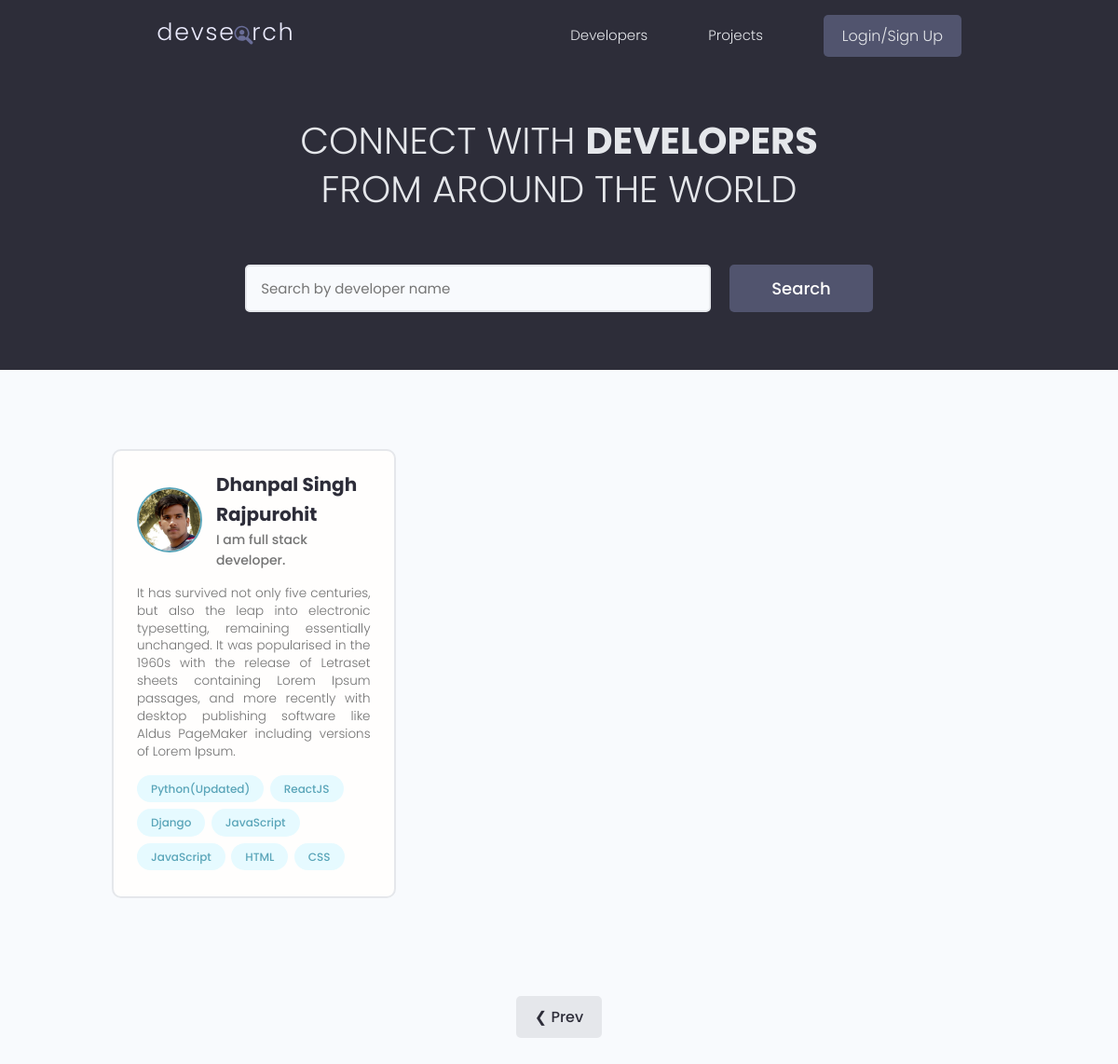
The app's page /users/?page=5, older data.
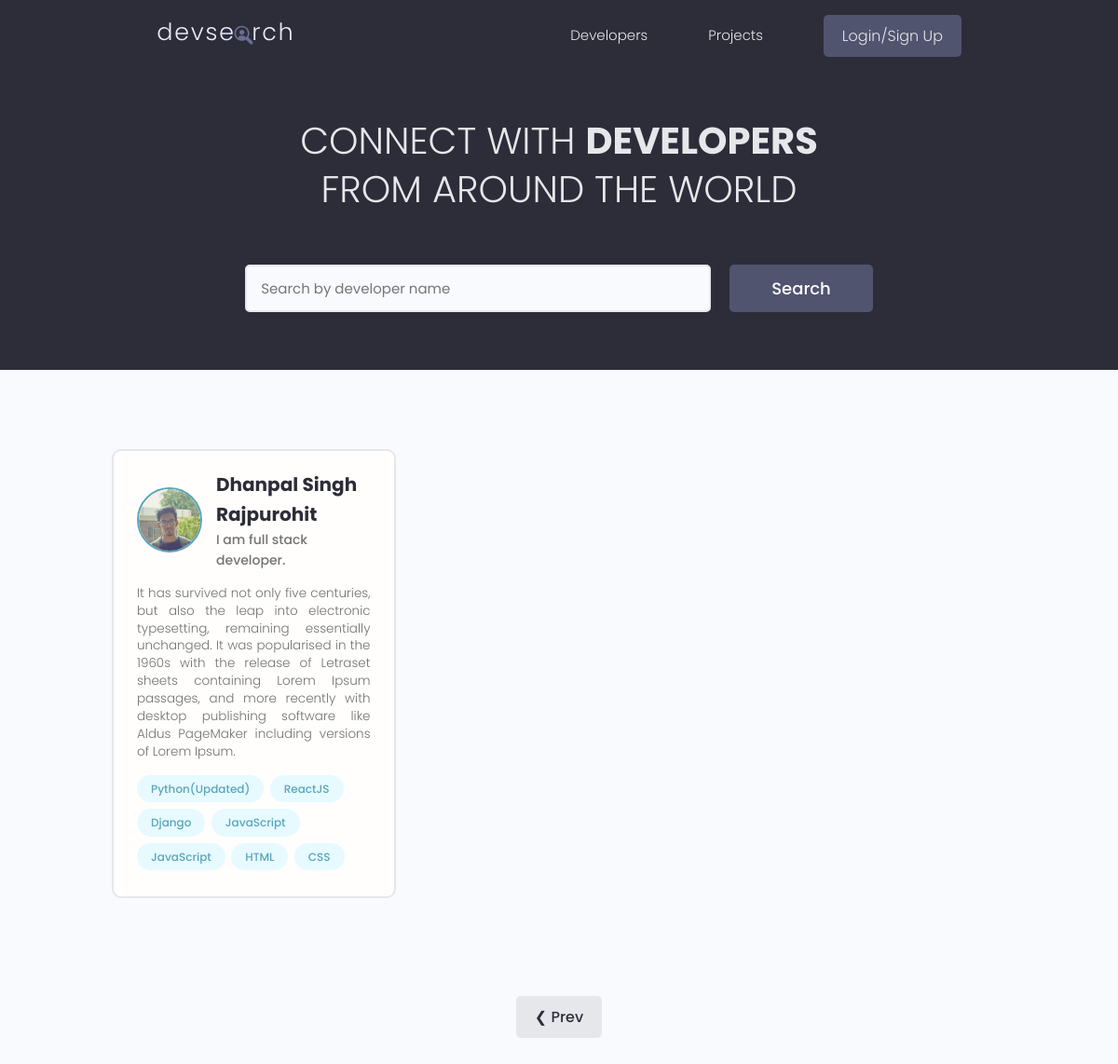
The same page, newer data.
### users/models.py (models this page shows)
class Profile(models.Model):
    user = models.OneToOneField(User, on_delete=models.CASCADE, null=True, blank=True)
    name = models.CharField(max_length=200, blank=True, null=True)
    email = models.EmailField(max_length=500, blank=True, null=True)
    username = models.CharField(max_length=200, blank=True, null=True)
    location = models.CharField(max_length=200, blank=True, null=True)
    short_intro = models.CharField(max_length=200, blank=True, null=True)
    bio = models.TextField(blank=True,null=True)
    profile_image = models.ImageField(null=True,blank=True,upload_to='profiles/',default='profiles/user-default.png')
    social_github = models.CharField(max_length=200, blank=True, null=True)
    social_stackoverflow = models.CharField(max_length=200, blank=True, null=True)
    social_twitter = models.CharField(max_length=200, blank=True, null=True)
    social_linkedln = models.CharField(max_length=200, blank=True, null=True)
    social_youtube = models.CharField(max_length=200, blank=True, null=True)
    social_website = models.CharField(max_length=200, blank=True, null=True)
    created = models.DateTimeField(auto_now_add=True)
    id = models.UUIDField(default=uuid.uuid4, unique=True, primary_key=True,editable=False)
    def __str__(self):
        return str(self.name)

### users/views.py (the view)
# urls.py: path('', views.profiles, name='profiles'),
def profiles(request):
    profiles, search_query = searchProfiles(request)
    print(profiles)
    custom_range, profiles = paginateProject(request,profiles,1)
    context = {'profiles': profiles,'search_query': search_query, custom_range: 'custom_range'}
    return render(request,'users/profiles.html',context)

### users/utils.py (called while the page is built)
def paginateProject(request, profiles, results):
    page = request.GET.get('page')
    paginator = Paginator(profiles, results)
    try:
        profiles = paginator.page(page)
    except PageNotAnInteger:
        page = 1
        profiles = paginator.page(page)
    except EmptyPage:
        page = paginator.num_pages
        profiles = paginator.page(page)
    leftIndex = (int(page) - 4)
    if leftIndex < 1:
        leftIndex = 1
    rightIndex = (int(page) + 5)
    if rightIndex > paginator.num_pages:
        rightIndex = paginator.num_pages + 1
    custom_range = range(leftIndex, rightIndex)
    return custom_range,profiles

def searchProfiles(request):
    search_query = ""
    if request.GET.get('search_query'):
        search_query = request.GET.get('search_query')
    skills = Skill.objects.filter(name__iexact=search_query)
    profiles = Profile.objects.distinct().filter(
        Q(name__icontains=search_query) |
        Q(short_intro__icontains=search_query) |
        Q(skill__in=skills)
    )
    return profiles,search_query

### users/templates/users/profiles.html (shortened to what this page needs)
{% extends 'main.html' %}
{% block content %}
<main class="home">
    <section class="hero-section text-center">
      <div class="container container--narrow">
        <div class="hero-section__box">
          <h2>CONNECT WITH <span>DEVELOPERS</span></h2>
          <h2>FROM AROUND THE WORLD</h2>
        </div>
        <div class="hero-section__search">
          <form class="form" action="#" method="get">
            <div class="form__field">
              <input class="input input--text" id="formInput#search" type="text" name="search_query"
                 placeholder="Search by developer name" />
            </div>
            <input class="btn btn--sub btn--lg" type="submit" value="Search" />
          </form>
        </div>
      </div>
    </section>
    <section class="devlist">
      <div class="container">
        <div class="grid grid--three">
          {% for profile in profiles %}
          <div class="column card">
            <div class="dev">
              <a href="{% url 'user-profile' profile.id %}" class="card__body">
                <div class="dev__profile">
                  <img class="avatar avatar--md" src="{{profile.profile_image.url}}" alt="image" />
                  <div class="dev__meta">
                    <h3>{{profile.name}}</h3>
                    <h5>{{profile.short_intro}}</h5>
                  </div>
                </div>
                <p class="dev__info">
                  {{profile.bio}}
                </p>
                <div class="dev__skills">
                  {% for skill in profile.skill_set.all %}
                  <span class="tag tag--pill tag--main">
                    <small>{{skill.name}}</small>
                  </span>
                  {% endfor %}
                </div>
              </a>
            </div>
          </div>
          {% endfor %}
        </div>
      </div>
    </section>
      {% include 'pagination.html' with  queryset=profiles custom_range=custom_range %}
  </main>
{% endblock content %}

Row changes from the older to the newer data that the page shows:
changed Profile "Dhanpal Singh Rajpurohit": profile_image: a different picture
